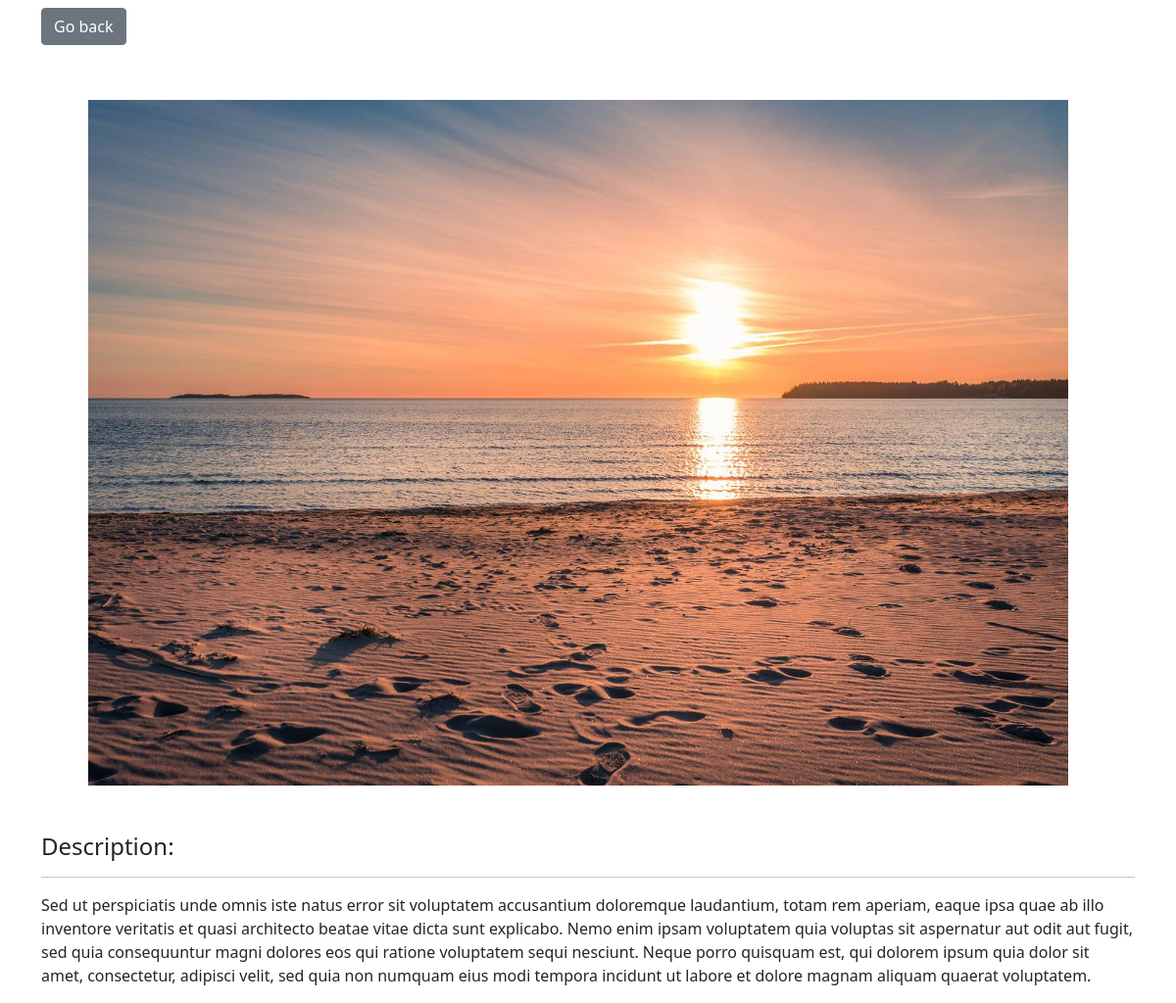
/detail/1, run on the app's committed database.
### photos/models.py (models this page shows)
class photo(models.Model):
    category_name=models.ForeignKey(category,on_delete=models.SET_NULL,null=True)
    description=models.TextField()
    image=models.ImageField()

### photos/views.py (the view)
# urls.py: path('detail/<str:pk>',views.detail,name="detail"),
def detail(request,pk):
    photo_selected=photo.objects.get(id=pk)
    return render(request,'photos/detail.html',{'photo':photo_selected})

### photos/templates/photos/detail.html (shortened to what this page needs)
<link href="https://cdn.jsdelivr.net/npm/bootstrap@5.1.3/dist/css/bootstrap.min.css" rel="stylesheet">
<body >
<div class="container">
    <div col="8">
        <a href="{% url 'home' %}" class="btn btn-secondary my-2">Go back</a>
<img src="{{photo.image.url}}" alt="" style="height: 700px; width: 1000px;" class="m-5" >
<h4>Description:</h4>
<hr>
<p>{{photo.description}}</p>
</div>
</div>
</body>

### data on the page
photo: image (picture), description "Sed ut perspiciatis unde omnis iste natus error sit voluptatem accusantium doloremque laudantium, totam rem aperiam, eaque ipsa quae ab illo inventore veritatis et quasi architecto beatae vitae dicta sunt explicabo. Nemo enim ipsam voluptatem quia voluptas sit aspernatur aut odit aut fugit, sed quia consequuntur magni dolores eos qui ratione voluptatem sequi nesciunt. Neque porro quisquam est, qui dolorem ipsum quia dolor sit amet, consectetur, adipisci velit, sed quia non numquam eius modi tempora incidunt ut labore et dolore magnam aliquam quaerat voluptatem."
